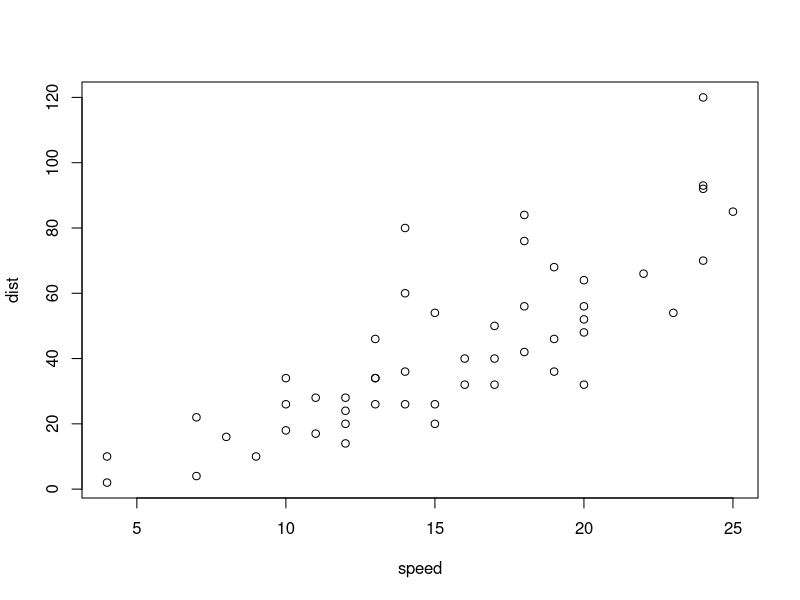
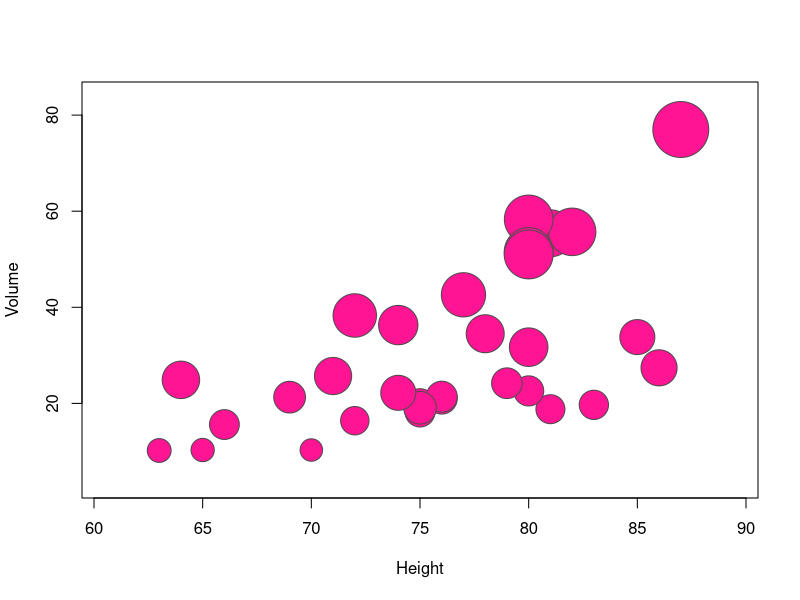

Here is the R script that generated these plots, in order:
## ---- chunk 1
summary(cars)
## ---- chunk 2
plot(cars)
## ---- chunk 3
with(trees,symbols(Height,Volume,circles = Girth/16,inches = F,bg="deeppink",fg ="grey30"))
